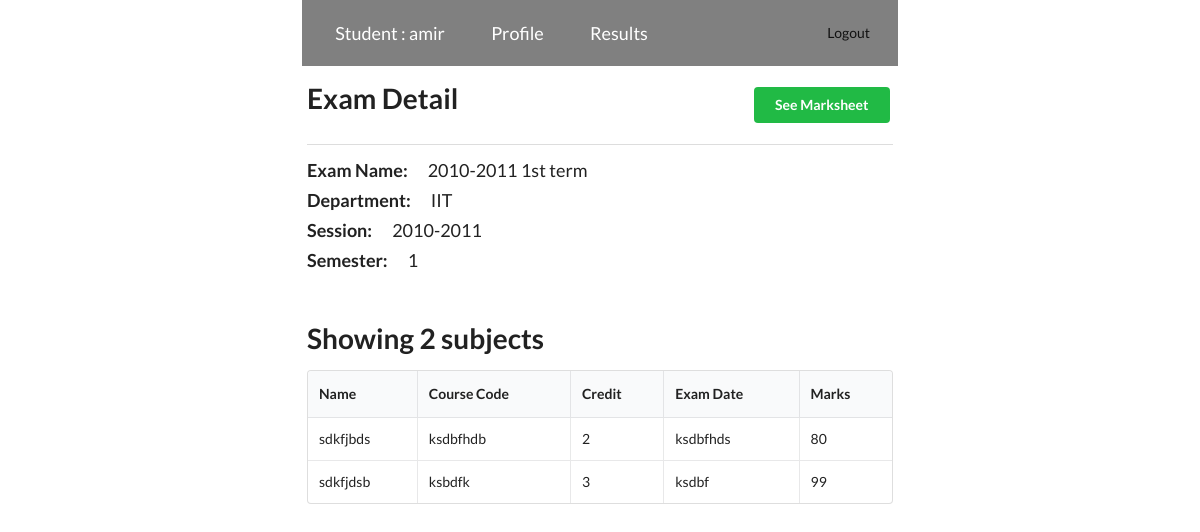
The app's page /student/exam_detail.php?examid=4 (signed in) with its own data.
### tables this page shows
CREATE TABLE `exam` (
  `id` int(11) NOT NULL,
  `department` varchar(100) NOT NULL,
  `session` varchar(100) NOT NULL,
  `semister` varchar(100) NOT NULL,
  `name` varchar(150) NOT NULL,
  `management` int(11) DEFAULT NULL
);

CREATE TABLE `exam_subject` (
  `id` int(11) NOT NULL,
  `name` varchar(150) NOT NULL,
  `code` varchar(50) NOT NULL,
  `credit` int(11) NOT NULL,
  `exam_date` varchar(50) NOT NULL,
  `management` int(11) DEFAULT NULL,
  `exam` int(11) DEFAULT NULL
);

CREATE TABLE `student_subject_relation` (
  `id` int(11) NOT NULL,
  `student` int(11) DEFAULT NULL,
  `subject` int(11) DEFAULT NULL,
  `exam` int(11) DEFAULT NULL,
  `marks` float DEFAULT NULL
);

### student/exam_detail.php (the view, shortened to what this page needs)
<?php
	include_once("../header.php");
?>
    <link rel="stylesheet" type="text/css" href="/exam/css/admin/index.css" />
</head>
<body>
	<?php
		include_once("../grid.php");
        $userid = $_SESSION["id"];
	?>
    <?php
        $examid = $_GET['examid'];
        $query=mysqli_query($conn, "SELECT * FROM exam WHERE id = '$examid'");
        $row=mysqli_fetch_array($query);
    ?>
    <div class="">
				<div class="head">
					<h1>Exam Detail</h1>
					<a class="ui positive button" href="./exam_marksheet.php?examid=<?php echo $examid; ?>">See Marksheet</a>
				</div>
        <div class="ui divider"></div>
        <div class="single-row">
            <div class="label">Exam Name: </div>
            <div class="value"><?php echo $row["name"]; ?></div>
        </div>
        <div class="single-row">
            <div class="label">Department: </div>
            <div class="value"><?php echo $row["department"]; ?></div>
        </div>
        <div class="single-row">
            <div class="label">Session: </div>
            <div class="value"><?php echo $row["session"]; ?></div>
        </div>
        <div class="single-row">
            <div class="label">Semester: </div>
            <div class="value"><?php echo $row["semister"]; ?></div>
        </div>
    </div>
    <?php
        $s_query = "SELECT * FROM exam_subject WHERE exam='$examid' ORDER BY id desc";
        $s_result = $conn->query($s_query);
        $s_row_count = $s_result->num_rows;
    ?>
    <?php
        if($s_row_count > 0){
    ?>
        <div class="user-label" style="margin-top: 50px;">
            <h1>Showing <?php echo $s_row_count; ?> subjects</h1>
        </div>
        <table class="ui celled table">
            <thead>
                <tr>
                    <th>Name</th>
                    <th>Course Code</th>
                    <th>Credit</th>
                    <th>Exam Date</th>
                    <th>Marks</th>
                </tr>
            </thead>
            <tbody>
                <?php
                    foreach($s_result as $row) {
                        $subject_id = $row["id"];
                        $m_query=mysqli_query($conn, "SELECT * FROM student_subject_relation WHERE exam='$examid' && subject='$subject_id' && student='$userid'");
                        $m_row=mysqli_fetch_array($m_query);
                ?>
                    <tr>
                        <td data-label="Name"><?php echo $row["name"]; ?></td>
                        <td data-label="Age"><?php echo $row["code"]; ?></td>
                        <td data-label="Name"><?php echo $row["credit"]; ?></td>
                        <td data-label="Name"><?php echo $row["exam_date"]; ?></td>
                        <td data-label="Name"><?php echo $m_row["marks"]; ?></td>
                    </tr>
                <?php
                    }
                ?>
            </tbody>
        </table>
    <?php
        }else{
    ?>
    <div class="err-container" style="margin-top: 50px;">
        <h3>Not any subject found</h3>
    </div>
    <?php
        }
    ?>
	<?php
		include_once("../footer.php");
	?>

### exam/css/admin/index.css (style rules this page uses)
.user-label { display: flex; justify-content: space-between; }
.single-row { display: flex; flex-direction: row; gap: 20px; margin-bottom: 10px; }
.label { font-size: 18px; font-weight: 600; }
.value { font-size: 18px; font-weight: 400; }

### student/exam_detail.php (style rules this page uses)
.head { display: flex; justify-content: space-between; align-items: center; }

### records on screen
exam: name "2010-2011 1st term", department "IIT", session "2010-2011", semister "1"
exam_subject: name "sdkfjbds", code "ksdbfhdb", credit "2", exam_date "ksdbfhds", student_subject_relation.marks "80"
exam_subject: name "sdkfjdsb", code "ksbdfk", credit "3", exam_date "ksdbf", student_subject_relation.marks "99"

### other values on screen
$username "amir"
$s_row_count "2"
